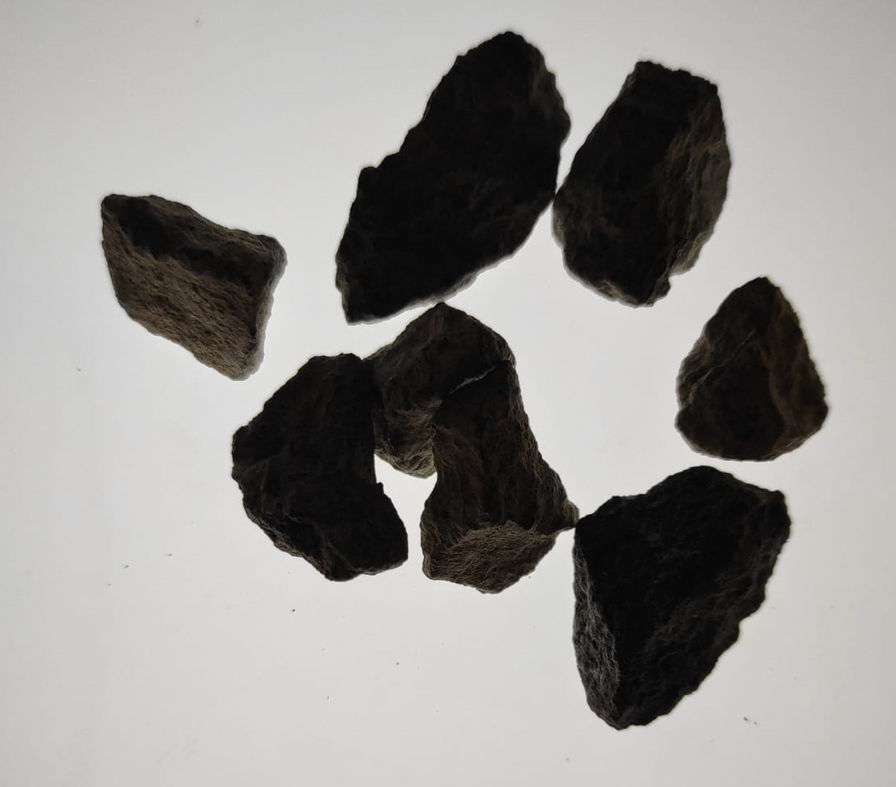
#> input picture grava.png, 896 x 787 px, shrunk from 1101 x 967 before the run
$ python opencvUmbral.py   (older library calls are emulated)
#> lines starting #> are read from the running program, lines starting #| are printed output that depends on the picture; after the words box and inside, x2 and y2 are one past the last pixel; in counts of white or black regions, pixels touching at a corner belong together
import cv2
import numpy as np

imagen = cv2.imread("grava.png")
#> imagen is the input picture: shape (787, 896, 3); mean B, G, R 145.9, 148.2, 149.7
imgGris = cv2.cvtColor(imagen, cv2.COLOR_BGR2GRAY)

umbral, imagenMetodo = cv2.threshold(imgGris, 0, 255, cv2.THRESH_OTSU)
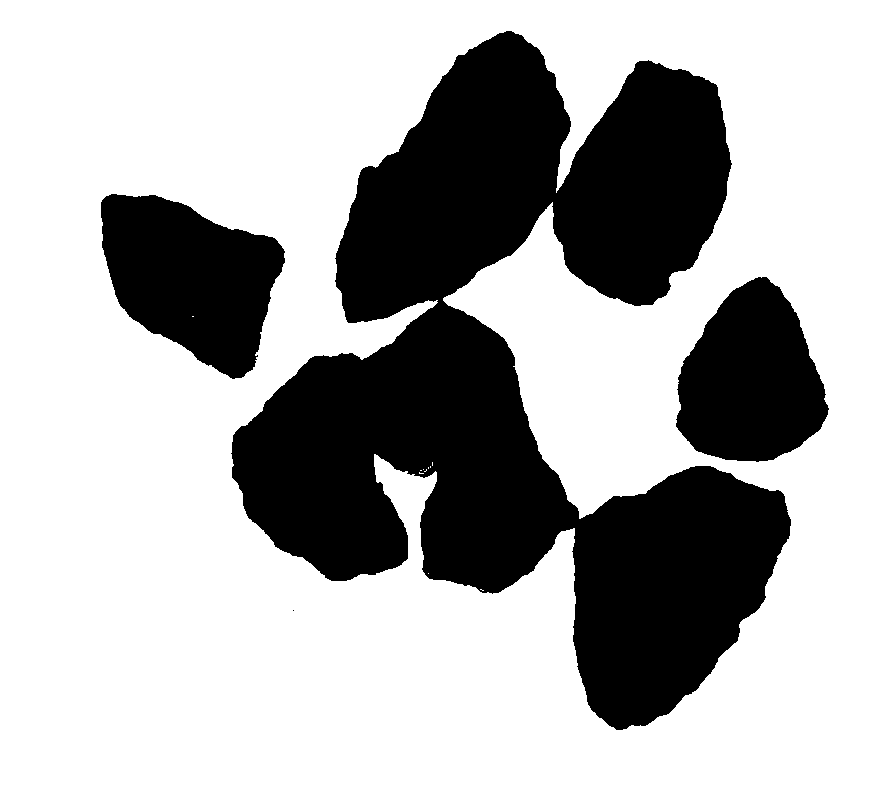
#> imagenMetodo: shape (787, 896); 69.2% white; 4 black regions (1 under 20 px), largest, box (x1, y1, x2, y2) and area: (231, 31, 791, 730) 175062, (101, 194, 285, 379) 22152, (676, 277, 829, 462) 19923
#> umbral = 113
mascara = np.uint8((imgGris<umbral)*255)
#> mascara: shape (787, 896); 30.8% white; 4 white regions (1 under 20 px), largest, box (x1, y1, x2, y2) and area: (231, 31, 791, 730) 174999, (101, 194, 285, 379) 22138, (676, 277, 829, 462) 19912

cv2.imwrite("mascara.jpg", mascara)
cv2.imwrite("imagenMetodo.jpg", imagenMetodo)

numlabels, labels, stats, centroids = cv2.connectedComponentsWithStats(mascara, 4, cv2.CV_32S)
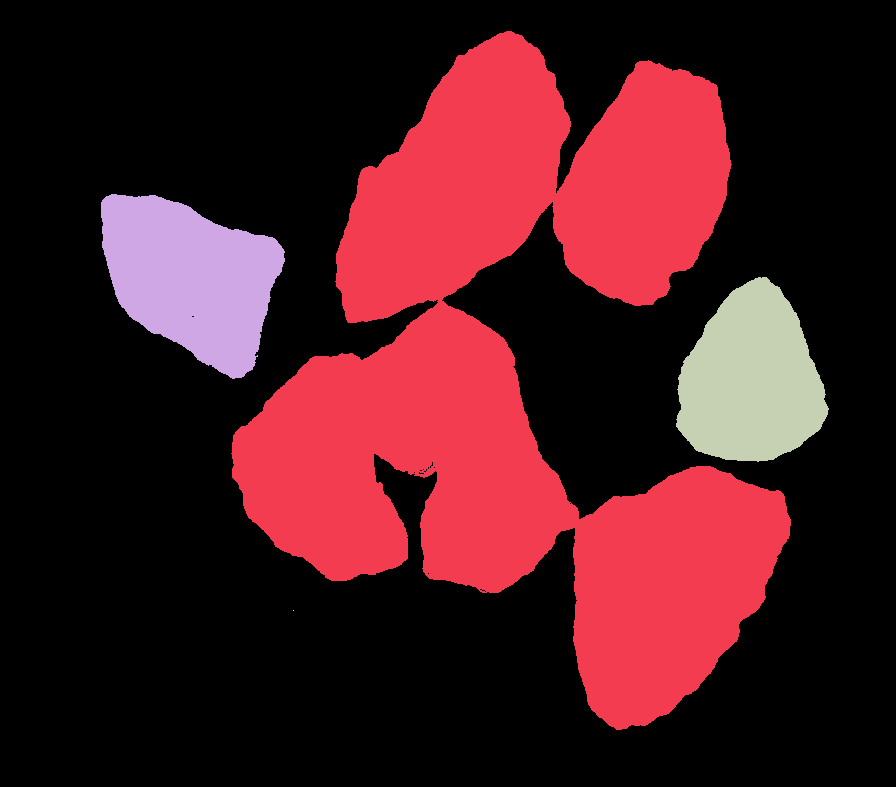
#> labels: shape (787, 896) int32; 5 distinct labels, from 0 to 4; one colour per label, 0 black
#> numlabels = 5; stats = [[0, 0, 896, 787, 488102], [231, 31, 560, 699, 174999], [101, 194, 184, 185, 22138], [676, 277, 153, 185, 19912], [293, 610, 1, 1, 1]]; centroids = [[421.2, 404.9], [519, 376], [190.5, 277.5], [750.6, 379.6], [293, 610]]

print(numlabels)
#| 5
